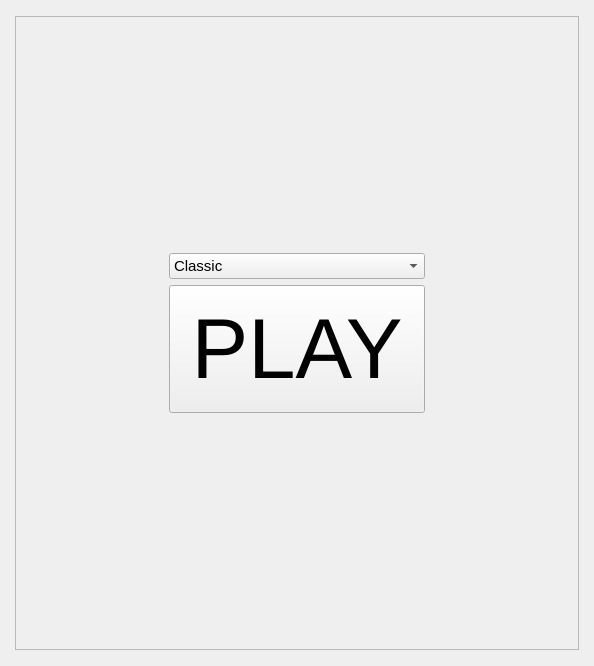
<?xml version="1.0" encoding="UTF-8"?>
<ui version="4.0">
 <class>Snake</class>
 <widget class="QWidget" name="Snake">
  <property name="geometry">
   <rect>
    <x>0</x>
    <y>0</y>
    <width>594</width>
    <height>666</height>
   </rect>
  </property>
  <property name="minimumSize">
   <size>
    <width>594</width>
    <height>666</height>
   </size>
  </property>
  <property name="focusPolicy">
   <enum>Qt::StrongFocus</enum>
  </property>
  <property name="windowTitle">
   <string notr="true">LogDoctor - Snake</string>
  </property>
  <property name="windowIcon">
   <iconset>
    <normalon>:/logo/logo/logdoctor.svg</normalon>
   </iconset>
  </property>
  <layout class="QGridLayout" name="gridLayout">
   <property name="leftMargin">
    <number>0</number>
   </property>
   <property name="topMargin">
    <number>0</number>
   </property>
   <property name="rightMargin">
    <number>0</number>
   </property>
   <property name="bottomMargin">
    <number>0</number>
   </property>
   <property name="spacing">
    <number>0</number>
   </property>
   <item row="0" column="1">
    <spacer name="verticalSpacer">
     <property name="orientation">
      <enum>Qt::Vertical</enum>
     </property>
     <property name="sizeHint" stdset="0">
      <size>
       <width>529</width>
       <height>14</height>
      </size>
     </property>
    </spacer>
   </item>
   <item row="1" column="0">
    <spacer name="horizontalSpacer">
     <property name="orientation">
      <enum>Qt::Horizontal</enum>
     </property>
     <property name="sizeHint" stdset="0">
      <size>
       <width>13</width>
       <height>590</height>
      </size>
     </property>
    </spacer>
   </item>
   <item row="1" column="2">
    <spacer name="horizontalSpacer_2">
     <property name="orientation">
      <enum>Qt::Horizontal</enum>
     </property>
     <property name="sizeHint" stdset="0">
      <size>
       <width>13</width>
       <height>590</height>
      </size>
     </property>
    </spacer>
   </item>
   <item row="2" column="1">
    <spacer name="verticalSpacer_2">
     <property name="orientation">
      <enum>Qt::Vertical</enum>
     </property>
     <property name="sizeHint" stdset="0">
      <size>
       <width>529</width>
       <height>14</height>
      </size>
     </property>
    </spacer>
   </item>
   <item row="1" column="1">
    <widget class="QStackedWidget" name="stackedWidget_GameDisplay">
     <property name="minimumSize">
      <size>
       <width>564</width>
       <height>634</height>
      </size>
     </property>
     <property name="maximumSize">
      <size>
       <width>564</width>
       <height>634</height>
      </size>
     </property>
     <property name="frameShape">
      <enum>QFrame::StyledPanel</enum>
     </property>
     <property name="frameShadow">
      <enum>QFrame::Raised</enum>
     </property>
     <property name="currentIndex">
      <number>0</number>
     </property>
     <widget class="QWidget" name="stackedPage_GameMenu">
      <layout class="QGridLayout" name="gridLayout_3">
       <item row="0" column="1" colspan="2">
        <spacer name="verticalSpacer_3">
         <property name="orientation">
          <enum>Qt::Vertical</enum>
         </property>
         <property name="sizeHint" stdset="0">
          <size>
           <width>253</width>
           <height>234</height>
          </size>
         </property>
        </spacer>
       </item>
       <item row="2" column="1" colspan="2">
        <widget class="QPushButton" name="button_Play">
         <property name="sizePolicy">
          <sizepolicy hsizetype="MinimumExpanding" vsizetype="Fixed">
           <horstretch>0</horstretch>
           <verstretch>0</verstretch>
          </sizepolicy>
         </property>
         <property name="minimumSize">
          <size>
           <width>256</width>
           <height>128</height>
          </size>
         </property>
         <property name="maximumSize">
          <size>
           <width>16777215</width>
           <height>128</height>
          </size>
         </property>
         <property name="font">
          <font>
           <pointsize>64</pointsize>
          </font>
         </property>
         <property name="text">
          <string>PLAY</string>
         </property>
        </widget>
       </item>
       <item row="4" column="1" colspan="2">
        <spacer name="verticalSpacer_4">
         <property name="orientation">
          <enum>Qt::Vertical</enum>
         </property>
         <property name="sizeHint" stdset="0">
          <size>
           <width>253</width>
           <height>234</height>
          </size>
         </property>
        </spacer>
       </item>
       <item row="2" column="3">
        <spacer name="horizontalSpacer_4">
         <property name="orientation">
          <enum>Qt::Horizontal</enum>
         </property>
         <property name="sizeHint" stdset="0">
          <size>
           <width>135</width>
           <height>125</height>
          </size>
         </property>
        </spacer>
       </item>
       <item row="2" column="0">
        <spacer name="horizontalSpacer_3">
         <property name="orientation">
          <enum>Qt::Horizontal</enum>
         </property>
         <property name="sizeHint" stdset="0">
          <size>
           <width>135</width>
           <height>125</height>
          </size>
         </property>
        </spacer>
       </item>
       <item row="1" column="1" colspan="2">
        <widget class="QComboBox" name="box_GameMode">
         <property name="font">
          <font>
           <pointsize>11</pointsize>
          </font>
         </property>
         <item>
          <property name="text">
           <string>Classic</string>
          </property>
         </item>
         <item>
          <property name="text">
           <string>Hunt</string>
          </property>
         </item>
         <item>
          <property name="text">
           <string>Battle</string>
          </property>
         </item>
        </widget>
       </item>
      </layout>
     </widget>
     <widget class="QWidget" name="stackedPage_GameBoard">
      <layout class="QVBoxLayout" name="verticalLayout">
       <item>
        <widget class="QFrame" name="frame_Score">
         <property name="minimumSize">
          <size>
           <width>544</width>
           <height>64</height>
          </size>
         </property>
         <property name="maximumSize">
          <size>
           <width>544</width>
           <height>64</height>
          </size>
         </property>
         <property name="frameShape">
          <enum>QFrame::StyledPanel</enum>
         </property>
         <property name="frameShadow">
          <enum>QFrame::Raised</enum>
         </property>
         <layout class="QHBoxLayout" name="horizontalLayout">
          <property name="spacing">
           <number>0</number>
          </property>
          <property name="leftMargin">
           <number>8</number>
          </property>
          <property name="topMargin">
           <number>6</number>
          </property>
          <property name="rightMargin">
           <number>8</number>
          </property>
          <property name="bottomMargin">
           <number>6</number>
          </property>
          <item>
           <widget class="QLCDNumber" name="lcd_Score">
            <property name="sizePolicy">
             <sizepolicy hsizetype="MinimumExpanding" vsizetype="Minimum">
              <horstretch>0</horstretch>
              <verstretch>0</verstretch>
             </sizepolicy>
            </property>
            <property name="digitCount">
             <number>1</number>
            </property>
            <property name="intValue" stdset="0">
             <number>0</number>
            </property>
           </widget>
          </item>
         </layout>
        </widget>
       </item>
       <item>
        <widget class="QGraphicsView" name="view_Field">
         <property name="minimumSize">
          <size>
           <width>544</width>
           <height>544</height>
          </size>
         </property>
         <property name="maximumSize">
          <size>
           <width>544</width>
           <height>544</height>
          </size>
         </property>
         <property name="focusPolicy">
          <enum>Qt::NoFocus</enum>
         </property>
         <property name="verticalScrollBarPolicy">
          <enum>Qt::ScrollBarAlwaysOff</enum>
         </property>
         <property name="horizontalScrollBarPolicy">
          <enum>Qt::ScrollBarAlwaysOff</enum>
         </property>
        </widget>
       </item>
      </layout>
     </widget>
    </widget>
   </item>
  </layout>
 </widget>
 <resources/>
 <connections/>
</ui>
